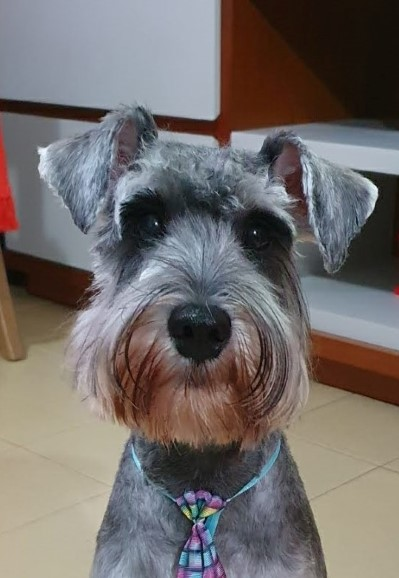
#> input picture PET Visão Computacional/Códigos/imagens/Semana2/Exercicio2/Eniotto0.png, 399 x 578 px, given in place of the camera
$ python 1_captura_de_camera_e_manipulacao.py
#> lines starting #> are read from the running program, lines starting #| are printed output that depends on the picture
"""
---------------------------------------------------------------------------------------------
Construa um programa em OpenCV que faça o seguinte:

1. Capture um quadro do vídeo de uma webcam;

2. Exiba em janelas diferentes versões do quadro:
a) em níveis de cinza;
b) em vermelho;
c) em verde;
d) em azul;

3. Salve o quadro original capturado e os quadros modificados como imagens em extensão PNG.

* Lembre-se de sempre liberar os recursos ao final.
---------------------------------------------------------------------------------------------
"""

# Primeiro de tudo devo importar as bibliotecas necessárias: numpy (np) e opencv-phyton (cv2):
import numpy as np
import cv2

# Inicializando a captura de vídeo a partir da webcam padrão (0) do meu notebook:
webCam = cv2.VideoCapture(0)

# Verificando se a abertura da webcam funcionou corretamente:
if webCam.isOpened():
    print("Conected!")

    # Ciclo While que vai rodar infinitamente enquanto o valor for True e vai parar apenas quando uma tecla de apoio for pressionada:
    while True:

    # O parâmetro .read gera duas informações, um valor booleano (T/F) e uma lista, então criei duas variáveis para receber o valor de leitura da webcam:
    # ret => valor booleano que representa o retorno do webCam.read(), se der certo retorna True;
    # frame => lista de pixels da webcam, ou seja, representação matricial da imagem que a webcam está lendo;
        ret, frame = webCam.read()
#> frame is the input picture: shape (578, 399, 3); mean B, G, R 106.4, 108.3, 113.9

    # Exibindo a imagem original que a webcam está reproduzindo:
        cv2.imshow('Original', frame)

    # Convertendo e exibindo a imagem da webcam para a escala de cinza:
        cv2.imshow('Gray', cv2.cvtColor(frame, cv2.COLOR_BGR2GRAY))
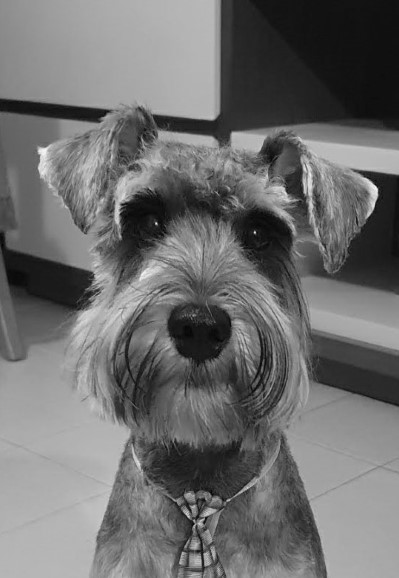
#> window 'Gray': shape (578, 399); min 1, max 252, mean 109.8

    # Divisão dos canais de cores BGR na imagem mostrada pela webcam, eles se dividem em 3 novos arrays para cada cor separada:
        (blue, green, red) = cv2.split(frame)
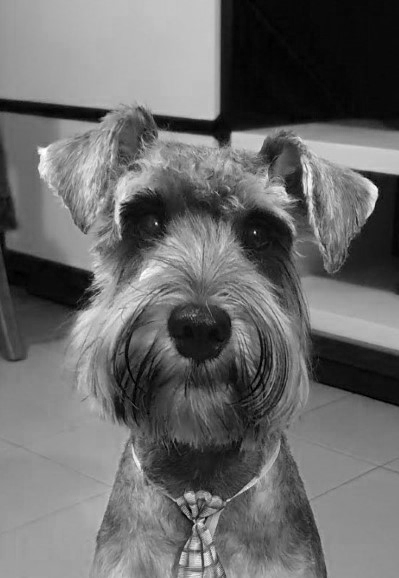
#> blue: shape (578, 399); min 0, max 255, mean 106.4
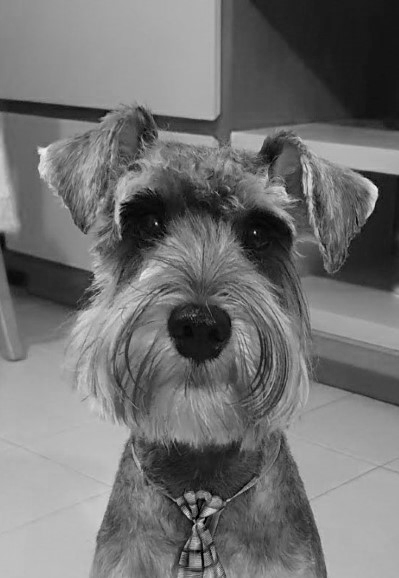
#> red: shape (578, 399); min 0, max 246, mean 113.9

    # Gerando um array apenas de zeros para mesclar com as cores separadas e formar uma imagem com apenas uma cor de destaque:
        zeros = np.zeros(frame.shape[:2], dtype="uint8")

    # Exibindo a imagem que a webcam está reproduzindo apenas com a cor azul:
        cv2.imshow('Blue', cv2.merge([blue, zeros, zeros]))
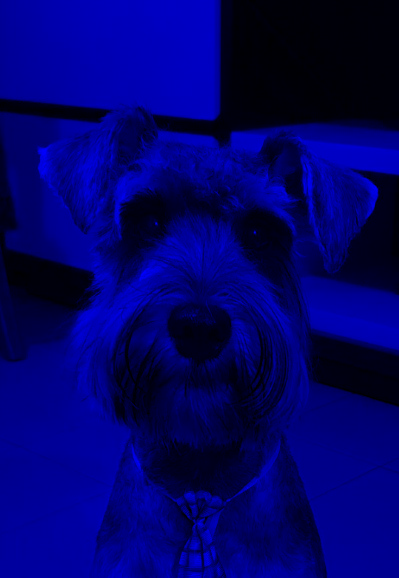
#> window 'Blue': shape (578, 399, 3); mean B, G, R 106.4, 0, 0

    # Exibindo a imagem que a webcam está reproduzindo apenas com a cor verde:
        cv2.imshow('Green', cv2.merge([zeros, green, zeros]))
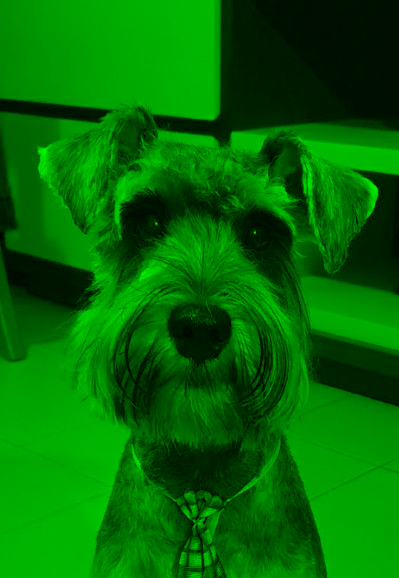
#> window 'Green': shape (578, 399, 3); mean B, G, R 0, 108.3, 0

    # Exibindo a imagem que a webcam está reproduzindo apenas com a cor vermelha:
        cv2.imshow('Red', cv2.merge([zeros, zeros, red]))
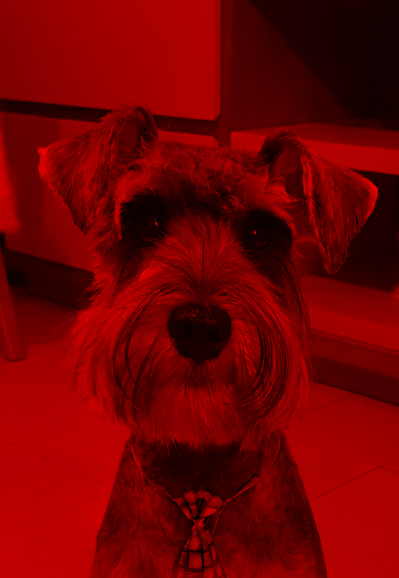
#> window 'Red': shape (578, 399, 3); mean B, G, R 0, 0, 113.9

    # Se a tecla 27 (ESC) for pressionada, um 'break' é acionado e o programa saí do ciclo:
        if cv2.waitKey(5) == 27:
#> (key Esc is pressed here)
            break

    # Criar arquivo com a imagem original:
    cv2.imwrite("imagens/Semana2/Exercicio1/webCam_Original.png", frame)

    # Criar arquivo com a imagem em escala de cinza:
    cv2.imwrite("imagens/Semana2/Exercicio1/webCam_Gray.png", cv2.cvtColor(frame, cv2.COLOR_BGR2GRAY))

    # Criar arquivo com a imagem azul:
    cv2.imwrite("imagens/Semana2/Exercicio1/webCam_Blue.png", cv2.merge([blue, zeros, zeros]))

    # Criar arquivo com a imagem verde:
    cv2.imwrite("imagens/Semana2/Exercicio1/webCam_Green.png", cv2.merge([zeros, green, zeros]))

    # Criar arquivo com a imagem vermelha:
    cv2.imwrite("imagens/Semana2/Exercicio1/webCam_Red.png", cv2.merge([zeros, zeros, red]))

# Encerrando a conexão com a webcam:
webCam.release()

# Garantia de que as janelas abertas pelo programa serão fechadas:
cv2.destroyAllWindows()

$ run again, on PET Visão Computacional/Códigos/imagens/Semana2/Exercicio2/Eniotto10.png
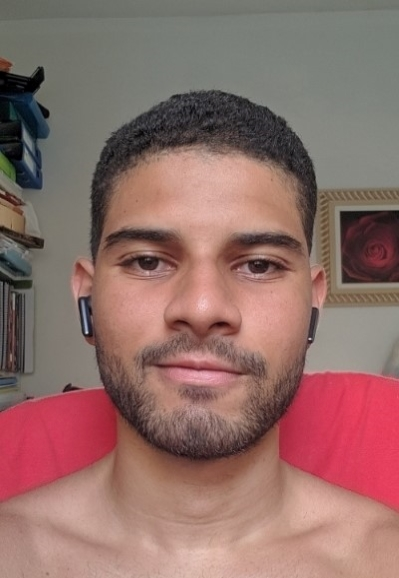
#> input picture PET Visão Computacional/Códigos/imagens/Semana2/Exercicio2/Eniotto10.png, 399 x 578 px, given in place of the camera
#> frame is the input picture: shape (578, 399, 3); mean B, G, R 104.5, 109.8, 144.2
#> `cv2.imshow('Green', cv2.merge([zeros, green, zeros]))`:
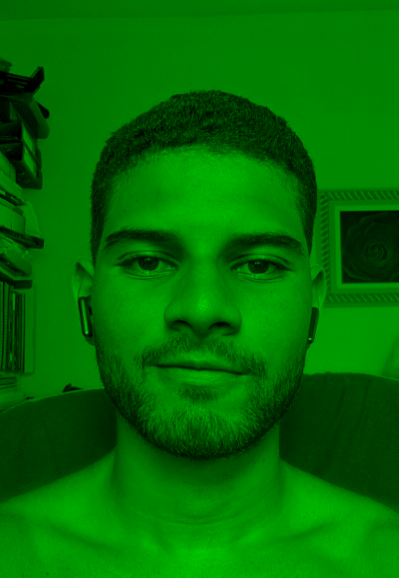
#> window 'Green': shape (578, 399, 3); mean B, G, R 0, 109.8, 0
#> `cv2.imshow('Red', cv2.merge([zeros, zeros, red]))`:
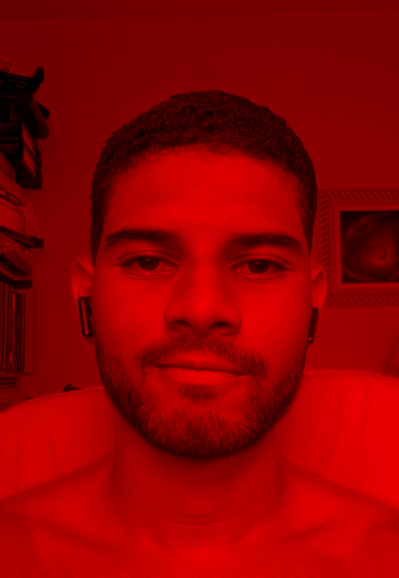
#> window 'Red': shape (578, 399, 3); mean B, G, R 0, 0, 144.2
